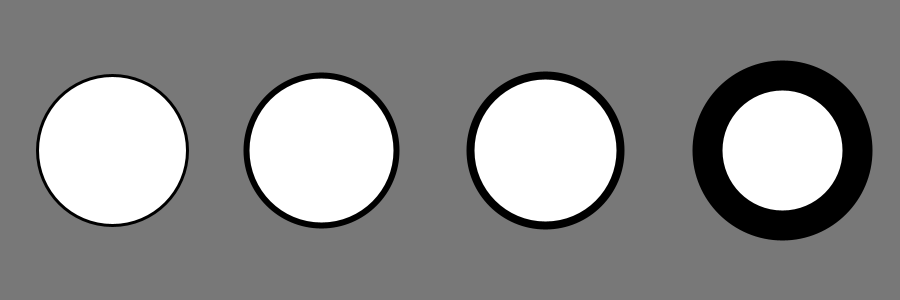
Frame 1 (no input)
Frame 60 (the mouse pressed at the canvas centre just before this capture): identical to frame 1, image omitted
Frame 120 (the mouse held since frame 60 and released just before this capture): identical to frame 1, image omitted

The Processing sketch that drew this single still picture (run headless with seeded random() and noise(); from frame 60 on, the mouse is pressed at the canvas centre):

// Processing sketch: NVCircles
// ── NVCircles.pde
void setup()
{
  size(900,300);
}
void draw()
{
  // This math basically makes the circle fit no matter what size of the screen.
  int scale = (height+width)/8;
  // I positioned the circles this way so they can be in place no matter what size.
  background(120);
  strokeWeight(3);
  circle(width/8,height/2,scale);
  strokeWeight(6);
  circle(width/2.8,height/2,scale);
  strokeWeight(8);
  circle(width/1.65,height/2,scale);
  strokeWeight(30);
  circle(width/1.15,height/2,scale);
}
